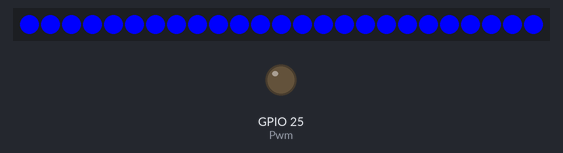
A program run on a simulated ESP32 board running MicroPython. Shown: 25 RGB LEDs in strip order, left to right, output pins drawn as LEDs (lit = HIGH). Dim RGB values are drawn brighter than linear; random numbers come from a fixed seed; pins used as bus, display or sensor lines are not drawn; what the program prints to the serial console is not drawn.

Above: at 0.49 s.
At 8.72 s:
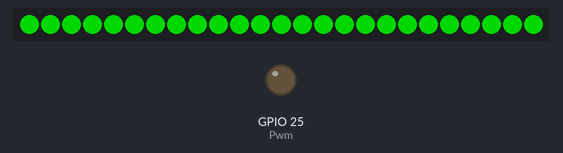
At 15.72 s:
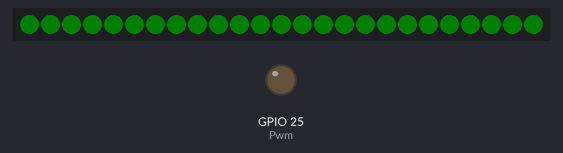
At 19.37 s:
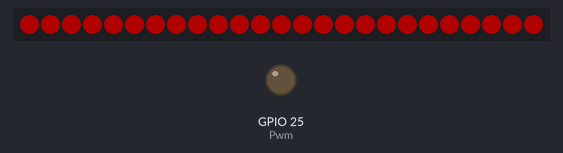
At 30.02 s:
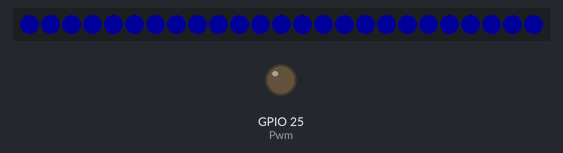
At 39.76 s:
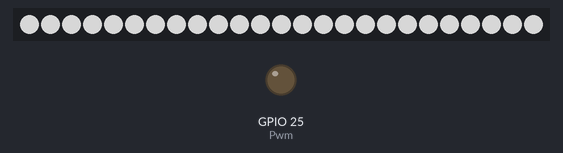

The program:

HardwareTest.py
```python
import neopixel
from machine import Pin, PWM
from random import randint
import time

array = [262, 286, 311, 349, 392, 440, 494, 523, 587, 659, 698, 784, 880, 987, 1046, 1174, 1318, 1396, 1567, 1760, 1975]

while True:

	Pwm = PWM(Pin(25)) # create PWM object from a pin

	for value in array:

		Pwm.freq(value) # set frequency
		print('Pwm.freq ' + str(Pwm.freq())) # get current frequency

		Pwm.duty(randint(100, 200)) # set duty cycle
		print('Pwm.duty ' + str(Pwm.duty())) # get current duty cycle

	array.reverse()

	for value in array:

		Pwm.freq(value) # set frequency
		print('Pwm.freq ' + str(Pwm.freq())) # get current frequency

		Pwm.duty(randint(100, 200)) # set duty cycle
		print('Pwm.duty ' + str(Pwm.duty())) # get current duty cycle

	array.reverse()

	for value in array:

		Pwm.freq(value) # set frequency
		print('Pwm.freq ' + str(Pwm.freq())) # get current frequency

		Pwm.duty(randint(100, 200)) # set duty cycle
		print('Pwm.duty ' + str(Pwm.duty())) # get current duty cycle

		array.reverse()

	for value in array:

		Pwm.freq(value) # set frequency
		print('Pwm.freq ' + str(Pwm.freq())) # get current frequency

		Pwm.duty(randint(100, 200)) # set duty cycle
		print('Pwm.duty ' + str(Pwm.duty())) # get current duty cycle

		array.reverse()

	Pwm.deinit() # turn off PWM on the pin

	NeoPixelPower = Pin(2, Pin.OUT)
	NeoPixelPower.value(1)

	# Setup the Neopixel strip on pin0 with a length of 8 pixels
	np = neopixel.NeoPixel(Pin(4), 25)

	while True:

		value = 0
		for b in range(0, 51):
			np.fill((0, 0, value))
			np.write()
			time.sleep(0.005)
			value = value + 5
		value = 255
		for b in range(0, 51):
			np.fill((0, 0, value))
			np.write()
			time.sleep(0.005)
			value = value - 5

		value = 0
		for b in range(0, 51):
			np.fill((0, value, 0))
			np.write()
			time.sleep(0.005)
			value = value + 5
		value = 255
		for b in range(0, 51):
			np.fill((0, value, 0))
			np.write()
			time.sleep(0.005)
			value = value - 5

		value = 0
		for b in range(0, 51):
			np.fill((value, 0, 0))
			np.write()
			time.sleep(0.005)
			value = value + 5
		value = 255
		for b in range(0, 51):
			np.fill((value, 0, 0))
			np.write()
			time.sleep(0.005)
			value = value - 5

		value = 0
		for b in range(0, 51):
			np.fill((value, value, value))
			np.write()
			time.sleep(0.005)
			value = value + 5
		value = 255
		for b in range(0, 51):
			np.fill((value, value, value))
			np.write()
			time.sleep(0.005)
			value = value - 5
```
